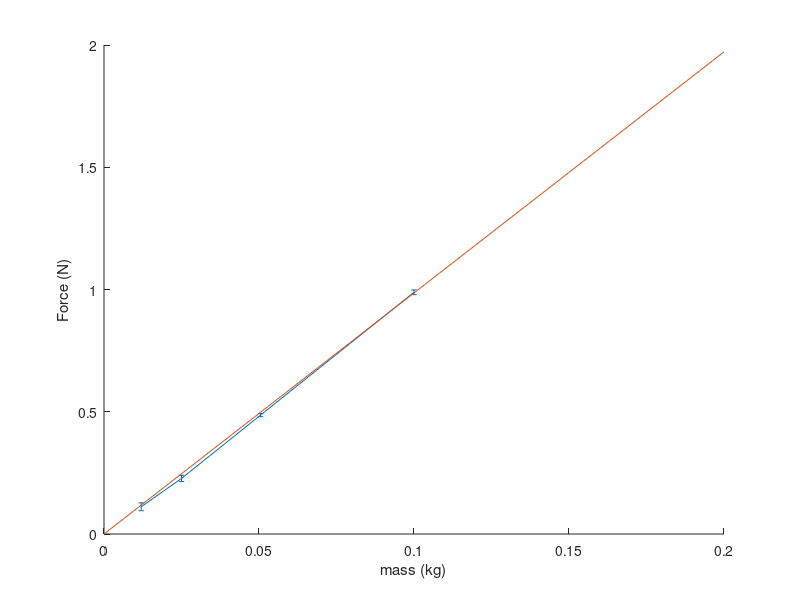

The MATLAB source for this figure:
m=[12 25 50.5 100]./1000;
V=[.22,.27;.48 .52;1.06 1.08;2.16 2.19];
g=9.86;
F=m*g;
% errorbar(m,mean(V,2),std(V,0,2));

% errorbar(F,mean(V,2),std(V,0,2))
c=0;
conv=2.2;
Fc=(V-c)./conv;
hold on;
errorbar(m,mean(Fc,2),std(Fc,0,2));

xlabel('mass (kg)');
ylabel('Force (N)');

mm=0:.01:.2;
plot(mm,mm*g,'-');